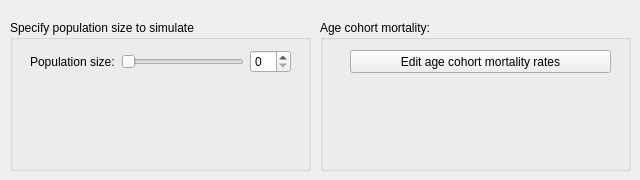
         <widget class="QWidget" name="tab_7">
          <attribute name="title">
           <string>Demography</string>
          </attribute>
          <widget class="QGroupBox" name="groupBox_21">
           <property name="geometry">
            <rect>
             <x>10</x>
             <y>20</y>
             <width>301</width>
             <height>151</height>
            </rect>
           </property>
           <property name="title">
            <string>Specify population size to simulate</string>
           </property>
           <widget class="QWidget" name="layoutWidget_4">
            <property name="geometry">
             <rect>
              <x>20</x>
              <y>30</y>
              <width>261</width>
              <height>24</height>
             </rect>
            </property>
            <layout class="QHBoxLayout" name="horizontalLayout_3">
             <item>
              <widget class="QLabel" name="label_45">
               <property name="text">
                <string>Population size:</string>
               </property>
              </widget>
             </item>
             <item>
              <widget class="QSlider" name="horizontalSlider_34">
               <property name="orientation">
                <enum>Qt::Horizontal</enum>
               </property>
              </widget>
             </item>
             <item>
              <widget class="QSpinBox" name="spinBox_28"/>
             </item>
            </layout>
           </widget>
          </widget>
          <widget class="QGroupBox" name="groupBox_22">
           <property name="geometry">
            <rect>
             <x>320</x>
             <y>20</y>
             <width>311</width>
             <height>151</height>
            </rect>
           </property>
           <property name="title">
            <string>Age cohort mortality:</string>
           </property>
           <widget class="QPushButton" name="pushButton_6">
            <property name="geometry">
             <rect>
              <x>30</x>
              <y>30</y>
              <width>261</width>
              <height>23</height>
             </rect>
            </property>
            <property name="text">
             <string>Edit age cohort mortality rates</string>
            </property>
           </widget>
          </widget>
         </widget>
